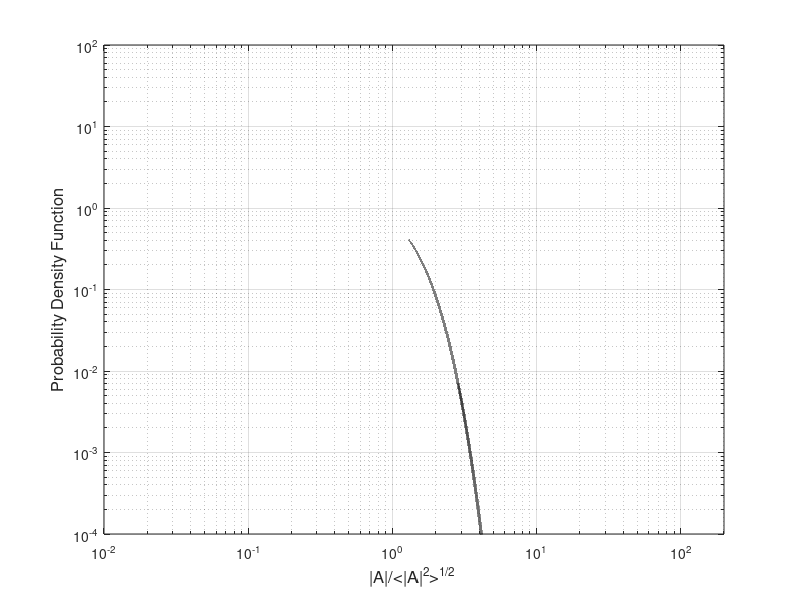

The MATLAB script that drew this image:
% This code plots the PDF of K-distribution in normalized quantity.
% The equation used in the code below is mathematically equivalent
% to eq.(29) in the paper, although they are slightly different in
% form.
% Written by BAIK, Kyungmin. 11/14/2016

clear

Alpha=input('Enter the value of alpha: '); % Shape parameter
X=logspace(-5,3,1e6);

PDF=4*sqrt(Alpha)/gamma(Alpha)*((sqrt(Alpha)*X).^Alpha).*besselk(Alpha-1,2*sqrt(Alpha)*X);

%figure
%plot(X,PDF,'k-','LineWidth',2)
%axis([0 3 0 2])
%grid on
%xlabel('|A|/<|A|^2>^{1/2} ','FontSize',12)
%ylabel('Probability Density Function','FontSize',12)
%title('K-Distribution','FontSize',12)

% 
% figure
loglog(X,PDF,'k-','LineWidth',2)
%axis([1e-2 1e2 1e-6 1e4])
axis([1e-2 2e2 1e-4 1e2])
grid on
xlabel('|A|/<|A|^2>^{1/2} ','FontSize',12)
ylabel('Probability Density Function','FontSize',12)
% title('K-Distribution','FontSize',12)

%xlabel('|e_{sys}|/<|e_{sys}|^2>^{1/2} ','FontSize',12)
%ylabel('Probability Density Function','FontSize',12)

%xlabel('A_{norm} ','FontSize',12)
%ylabel('p_{R,norm}(A_{norm})','FontSize',12)